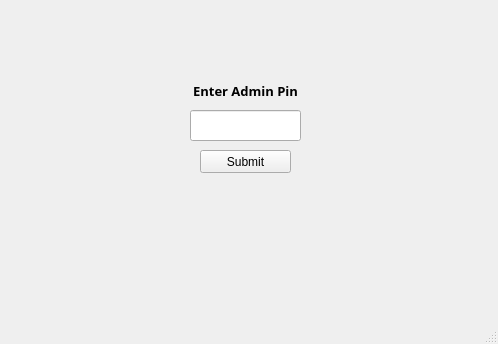
<?xml version="1.0" encoding="UTF-8"?>
<ui version="4.0">
 <class>AdminWindow</class>
 <widget class="QMainWindow" name="AdminWindow">
  <property name="geometry">
   <rect>
    <x>0</x>
    <y>0</y>
    <width>498</width>
    <height>344</height>
   </rect>
  </property>
  <property name="windowTitle">
   <string>Admin</string>
  </property>
  <widget class="QWidget" name="centralwidget">
   <widget class="QPushButton" name="pushButton">
    <property name="geometry">
     <rect>
      <x>200</x>
      <y>150</y>
      <width>91</width>
      <height>23</height>
     </rect>
    </property>
    <property name="text">
     <string>Submit</string>
    </property>
   </widget>
   <widget class="QLabel" name="label">
    <property name="geometry">
     <rect>
      <x>160</x>
      <y>70</y>
      <width>171</width>
      <height>41</height>
     </rect>
    </property>
    <property name="font">
     <font>
      <family>Segoe UI Semibold</family>
      <pointsize>10</pointsize>
      <weight>75</weight>
      <bold>true</bold>
     </font>
    </property>
    <property name="text">
     <string>Enter Admin Pin</string>
    </property>
    <property name="alignment">
     <set>Qt::AlignCenter</set>
    </property>
   </widget>
   <widget class="QLineEdit" name="lineEdit">
    <property name="geometry">
     <rect>
      <x>190</x>
      <y>110</y>
      <width>111</width>
      <height>31</height>
     </rect>
    </property>
    <property name="font">
     <font>
      <family>Arial</family>
     </font>
    </property>
    <property name="inputMethodHints">
     <set>Qt::ImhDigitsOnly</set>
    </property>
    <property name="inputMask">
     <string/>
    </property>
    <property name="text">
     <string/>
    </property>
    <property name="alignment">
     <set>Qt::AlignCenter</set>
    </property>
   </widget>
  </widget>
  <widget class="QMenuBar" name="menubar">
   <property name="geometry">
    <rect>
     <x>0</x>
     <y>0</y>
     <width>498</width>
     <height>21</height>
    </rect>
   </property>
  </widget>
  <widget class="QStatusBar" name="statusbar"/>
 </widget>
 <resources/>
 <connections/>
</ui>
